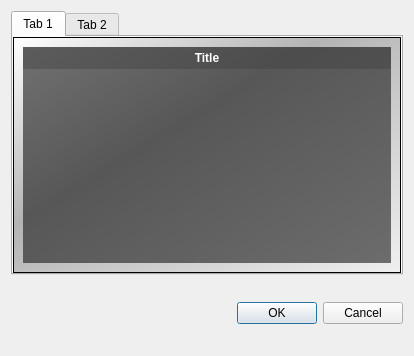
<?xml version="1.0" encoding="UTF-8"?>
<ui version="4.0">
 <class>ThemeEditor</class>
 <widget class="QDialog" name="ThemeEditor">
  <property name="geometry">
   <rect>
    <x>0</x>
    <y>0</y>
    <width>414</width>
    <height>356</height>
   </rect>
  </property>
  <property name="windowTitle">
   <string>Theme editor</string>
  </property>
  <layout class="QVBoxLayout" name="centralLayout">
   <item>
    <widget class="QTabWidget" name="tabWidget">
     <property name="currentIndex">
      <number>0</number>
     </property>
     <widget class="QWidget" name="tabPreview">
      <attribute name="title">
       <string>Tab 1</string>
      </attribute>
      <layout class="QVBoxLayout" name="previewLayout">
       <property name="spacing">
        <number>0</number>
       </property>
       <property name="leftMargin">
        <number>0</number>
       </property>
       <property name="topMargin">
        <number>0</number>
       </property>
       <property name="rightMargin">
        <number>0</number>
       </property>
       <property name="bottomMargin">
        <number>0</number>
       </property>
       <item>
        <widget class="BackgroundFrame" name="frame">
         <property name="styleSheet">
          <string notr="true">QFrame#frame {
    border: 1px solid black;
	background: qlineargradient(x1:0, y1:0, x2:1, y2:1, stop:0 white, stop: 0.4 rgba( 180, 180, 180, 255 ), stop:1 rgb( 240, 240, 240, 255 ));
	background-image: url(dense6pattern.png);
    background-repeat: repeat-xy;
}
</string>
         </property>
         <property name="frameShape">
          <enum>QFrame::StyledPanel</enum>
         </property>
         <property name="frameShadow">
          <enum>QFrame::Raised</enum>
         </property>
         <layout class="QVBoxLayout" name="verticalLayout">
          <property name="spacing">
           <number>0</number>
          </property>
          <item>
           <widget class="QLabel" name="title">
            <property name="styleSheet">
             <string notr="true">QLabel#title {
    background-color: rgba( 48, 48, 48, 200 );
    color: white;
    padding: 4px;
    font-weight: bold;
}

QListView#view {
    background-color: rgba( 32, 32, 32, 160 );
    color: white;
    font-size: 9pt;
    outline: none;
    border: 0px;
}

QScrollBar:vertical {
    width:10px;
    background: rgba( 255, 255, 255, 32 );
    margin: 0px 0px 0px 0px;
}

QScrollBar::handle:vertical {
    background: rgba( 0, 0, 0, 180 );
    border-radius: 4px;
    width: 8px;
    margin-left: 1px;
    margin-right: 1px;
    margin-top: 2px;
    margin-bottom: 2px;
    min-height: 9px;
    max-height: 32px;
}

QScrollBar::add-page:vertical, QScrollBar::sub-page:vertical {
    background: transparent;
}

QScrollBar::add-line:vertical, QScrollBar::sub-line:vertical {
    height: 0px;
}
</string>
            </property>
            <property name="text">
             <string>Title</string>
            </property>
            <property name="alignment">
             <set>Qt::AlignCenter</set>
            </property>
           </widget>
          </item>
          <item>
           <widget class="QListView" name="view">
            <property name="styleSheet">
             <string notr="true">QLabel#title {
    background-color: rgba( 48, 48, 48, 200 );
    color: white;
    padding: 4px;
    font-weight: bold;
}

QListView#view {
    background-color: rgba( 32, 32, 32, 160 );
    color: white;
    font-size: 9pt;
    outline: none;
    border: 0px;
}

QScrollBar:vertical {
    width:10px;
    background: rgba( 255, 255, 255, 32 );
    margin: 0px 0px 0px 0px;
}

QScrollBar::handle:vertical {
    background: rgba( 0, 0, 0, 180 );
    border-radius: 4px;
    width: 8px;
    margin-left: 1px;
    margin-right: 1px;
    margin-top: 2px;
    margin-bottom: 2px;
    min-height: 9px;
    max-height: 32px;
}

QScrollBar::add-page:vertical, QScrollBar::sub-page:vertical {
    background: transparent;
}

QScrollBar::add-line:vertical, QScrollBar::sub-line:vertical {
    height: 0px;
}
</string>
            </property>
           </widget>
          </item>
         </layout>
        </widget>
       </item>
      </layout>
     </widget>
     <widget class="QWidget" name="tabEditor">
      <attribute name="title">
       <string>Tab 2</string>
      </attribute>
      <layout class="QHBoxLayout" name="horizontalLayout">
       <item>
        <widget class="QPlainTextEdit" name="styleSheetEditor">
         <property name="plainText">
          <string>QLabel#title {
    background-color: rgba( 48, 48, 48, 200 );
    color: white;
    padding: 4px;
    font-weight: bold;
}

QListView#view {
    background-color: rgba( 32, 32, 32, 160 );
    color: white;
    font-size: 9pt;
    outline: none;
    border: 0px;
}

QScrollBar:vertical {
    width:10px;
    background: rgba( 255, 255, 255, 32 );
    margin: 0px 0px 0px 0px;
}

QScrollBar::handle:vertical {
    background: rgba( 0, 0, 0, 180 );
    border-radius: 4px;
    width: 8px;
    margin-left: 1px;
    margin-right: 1px;
    margin-top: 2px;
    margin-bottom: 2px;
    min-height: 9px;
    max-height: 32px;
}

QScrollBar::add-page:vertical, QScrollBar::sub-page:vertical {
    background: transparent;
}

QScrollBar::add-line:vertical, QScrollBar::sub-line:vertical {
    height: 0px;
}
</string>
         </property>
        </widget>
       </item>
      </layout>
     </widget>
    </widget>
   </item>
   <item>
    <widget class="QStackedWidget" name="stackedWidget">
     <property name="lineWidth">
      <number>0</number>
     </property>
     <property name="currentIndex">
      <number>0</number>
     </property>
     <widget class="QWidget" name="boxPage">
      <property name="sizePolicy">
       <sizepolicy hsizetype="Preferred" vsizetype="Minimum">
        <horstretch>0</horstretch>
        <verstretch>0</verstretch>
       </sizepolicy>
      </property>
      <layout class="QVBoxLayout" name="boxLayout">
       <property name="spacing">
        <number>0</number>
       </property>
       <property name="sizeConstraint">
        <enum>QLayout::SetMinimumSize</enum>
       </property>
       <property name="leftMargin">
        <number>0</number>
       </property>
       <property name="topMargin">
        <number>0</number>
       </property>
       <property name="rightMargin">
        <number>0</number>
       </property>
       <property name="bottomMargin">
        <number>0</number>
       </property>
       <item>
        <widget class="QDialogButtonBox" name="buttonBox">
         <property name="orientation">
          <enum>Qt::Horizontal</enum>
         </property>
         <property name="standardButtons">
          <set>QDialogButtonBox::Cancel|QDialogButtonBox::Ok</set>
         </property>
        </widget>
       </item>
      </layout>
     </widget>
     <widget class="QWidget" name="closePage">
      <property name="sizePolicy">
       <sizepolicy hsizetype="Preferred" vsizetype="Minimum">
        <horstretch>0</horstretch>
        <verstretch>0</verstretch>
       </sizepolicy>
      </property>
      <layout class="QVBoxLayout" name="closeLayout">
       <property name="spacing">
        <number>0</number>
       </property>
       <property name="sizeConstraint">
        <enum>QLayout::SetMinimumSize</enum>
       </property>
       <property name="leftMargin">
        <number>0</number>
       </property>
       <property name="topMargin">
        <number>0</number>
       </property>
       <property name="rightMargin">
        <number>0</number>
       </property>
       <property name="bottomMargin">
        <number>0</number>
       </property>
       <item>
        <widget class="QPushButton" name="closeButton">
         <property name="text">
          <string>Close</string>
         </property>
        </widget>
       </item>
      </layout>
     </widget>
    </widget>
   </item>
  </layout>
  <zorder>tabWidget</zorder>
  <zorder>buttonBox</zorder>
  <zorder>buttonBox</zorder>
  <zorder>stackedWidget</zorder>
 </widget>
 <customwidgets>
  <customwidget>
   <class>BackgroundFrame</class>
   <extends>QFrame</extends>
   <header>backgroundframe.h</header>
   <container>1</container>
  </customwidget>
 </customwidgets>
 <resources/>
 <connections>
  <connection>
   <sender>buttonBox</sender>
   <signal>accepted()</signal>
   <receiver>ThemeEditor</receiver>
   <slot>accept()</slot>
   <hints>
    <hint type="sourcelabel">
     <x>430</x>
     <y>321</y>
    </hint>
    <hint type="destinationlabel">
     <x>206</x>
     <y>177</y>
    </hint>
   </hints>
  </connection>
  <connection>
   <sender>buttonBox</sender>
   <signal>rejected()</signal>
   <receiver>ThemeEditor</receiver>
   <slot>reject()</slot>
   <hints>
    <hint type="sourcelabel">
     <x>430</x>
     <y>321</y>
    </hint>
    <hint type="destinationlabel">
     <x>206</x>
     <y>177</y>
    </hint>
   </hints>
  </connection>
  <connection>
   <sender>closeButton</sender>
   <signal>clicked()</signal>
   <receiver>ThemeEditor</receiver>
   <slot>accept()</slot>
   <hints>
    <hint type="sourcelabel">
     <x>206</x>
     <y>310</y>
    </hint>
    <hint type="destinationlabel">
     <x>206</x>
     <y>177</y>
    </hint>
   </hints>
  </connection>
 </connections>
</ui>
